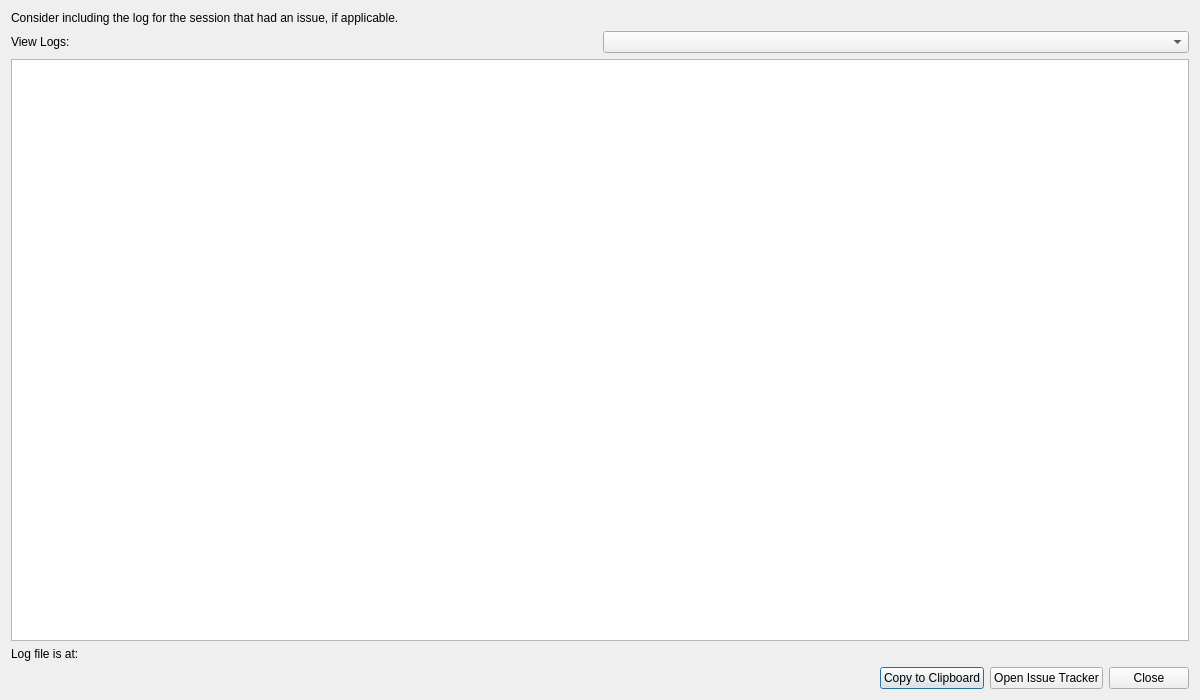
<?xml version="1.0" encoding="UTF-8"?>
<ui version="4.0">
 <class>IssueReporter</class>
 <widget class="QDialog" name="IssueReporter">
  <property name="geometry">
   <rect>
    <x>0</x>
    <y>0</y>
    <width>1200</width>
    <height>700</height>
   </rect>
  </property>
  <property name="windowTitle">
   <string>Report an Issue</string>
  </property>
  <layout class="QVBoxLayout" name="verticalLayout" stretch="0,0,0,0,0">
   <property name="spacing">
    <number>6</number>
   </property>
   <item>
    <widget class="QLabel" name="label">
     <property name="text">
      <string>Consider including the log for the session that had an issue, if applicable.</string>
     </property>
    </widget>
   </item>
   <item>
    <layout class="QHBoxLayout" name="horizontalLayout_2">
     <item>
      <widget class="QLabel" name="label_logs_view">
       <property name="text">
        <string>View Logs:</string>
       </property>
      </widget>
     </item>
     <item>
      <widget class="CComboBox" name="comboBox_sessions"/>
     </item>
    </layout>
   </item>
   <item>
    <widget class="LogViewer" name="log_viewer">
     <property name="plainText">
      <string notr="true"/>
     </property>
    </widget>
   </item>
   <item>
    <layout class="QHBoxLayout" name="horizontalLayout_3">
     <property name="spacing">
      <number>12</number>
     </property>
     <item>
      <widget class="QLabel" name="label_2">
       <property name="sizePolicy">
        <sizepolicy hsizetype="Maximum" vsizetype="Preferred">
         <horstretch>0</horstretch>
         <verstretch>0</verstretch>
        </sizepolicy>
       </property>
       <property name="text">
        <string>Log file is at:</string>
       </property>
      </widget>
     </item>
     <item>
      <widget class="QLabel" name="label_log_path">
       <property name="text">
        <string notr="true">&lt;log file path&gt;</string>
       </property>
       <property name="textInteractionFlags">
        <set>Qt::LinksAccessibleByMouse|Qt::TextSelectableByKeyboard|Qt::TextSelectableByMouse</set>
       </property>
      </widget>
     </item>
    </layout>
   </item>
   <item>
    <layout class="QHBoxLayout" name="horizontalLayout">
     <item>
      <widget class="QLabel" name="label_name_hidden">
       <property name="text">
        <string notr="true">&lt;name was hidden&gt;</string>
       </property>
      </widget>
     </item>
     <item>
      <spacer name="horizontalSpacer">
       <property name="orientation">
        <enum>Qt::Horizontal</enum>
       </property>
       <property name="sizeHint" stdset="0">
        <size>
         <width>40</width>
         <height>20</height>
        </size>
       </property>
      </spacer>
     </item>
     <item>
      <widget class="QPushButton" name="pushButton_clipboard">
       <property name="text">
        <string>Copy to Clipboard</string>
       </property>
       <property name="icon">
        <iconset theme="edit-copy">
         <normaloff>.</normaloff>.</iconset>
       </property>
      </widget>
     </item>
     <item>
      <widget class="QPushButton" name="pushButton_open_issues">
       <property name="text">
        <string>Open Issue Tracker</string>
       </property>
       <property name="icon">
        <iconset theme="internet-services">
         <normaloff>.</normaloff>.</iconset>
       </property>
      </widget>
     </item>
     <item>
      <widget class="QPushButton" name="pushButton_close">
       <property name="text">
        <string>Close</string>
       </property>
       <property name="icon">
        <iconset theme="window-close">
         <normaloff>.</normaloff>.</iconset>
       </property>
      </widget>
     </item>
    </layout>
   </item>
  </layout>
 </widget>
 <customwidgets>
  <customwidget>
   <class>LogViewer</class>
   <extends>QPlainTextEdit</extends>
   <header>deepqt.log_viewer</header>
  </customwidget>
  <customwidget>
   <class>CComboBox</class>
   <extends>QComboBox</extends>
   <header>deepqt.CustomQ.CComboBox</header>
  </customwidget>
 </customwidgets>
 <resources/>
 <connections/>
</ui>
